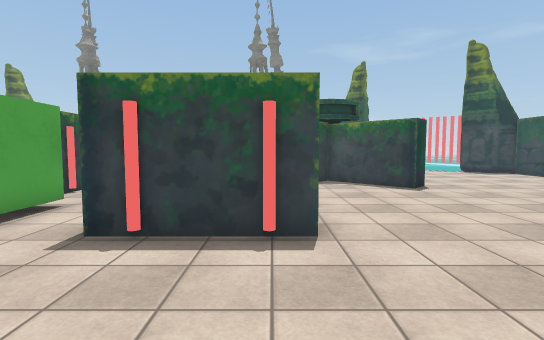
[1] (above)

24 first-person views from a walk through a Unity game level. The camera is 1.4 m above the floor, tilts 4° down and sees 85° across. The floor is counted in squares, 1 m on a side. Each view is taken from the middle of a square. On the plan, view 1 faces up. The plan holds only what a view shows up to about 14 squares ahead; the rest is blank. The place goes on beyond the plan. Some surface patterns are stand-ins.

[2]
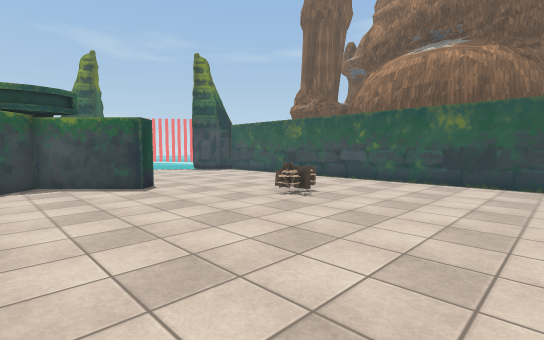

[3]
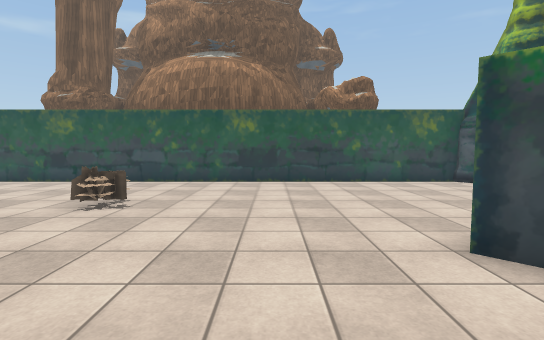

[4]
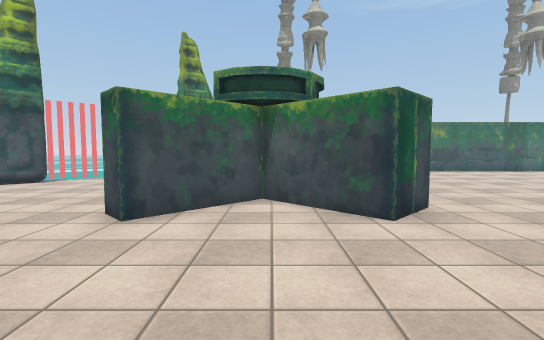

[5]
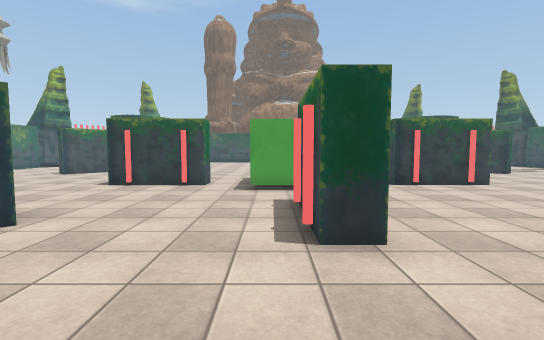

[6]
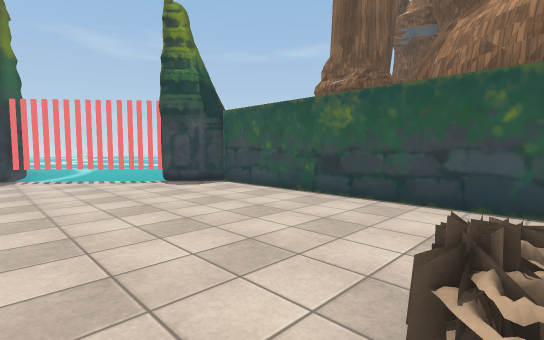

[7]
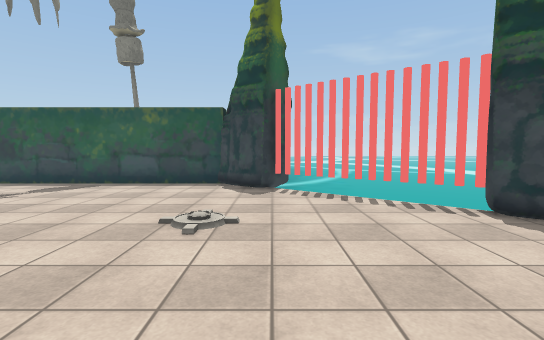

[8]
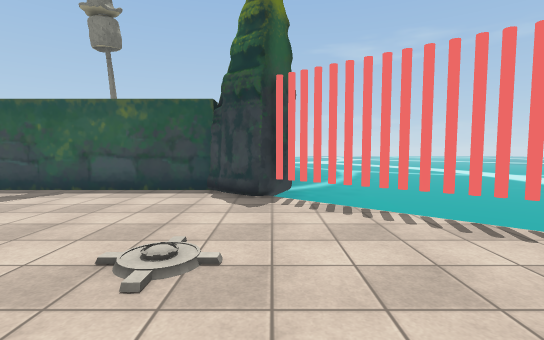

[9]
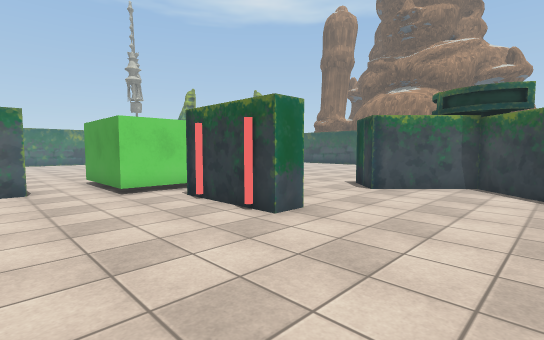

[10]
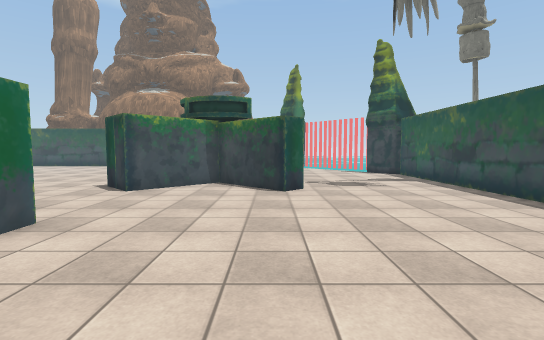

[11]
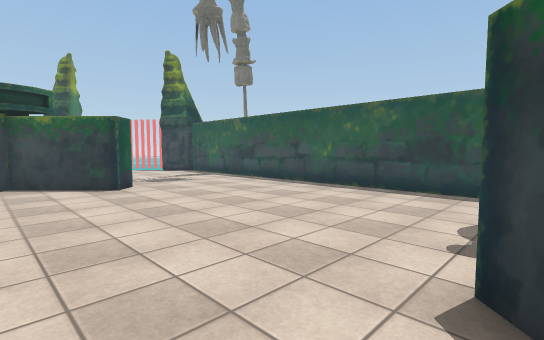

[12]
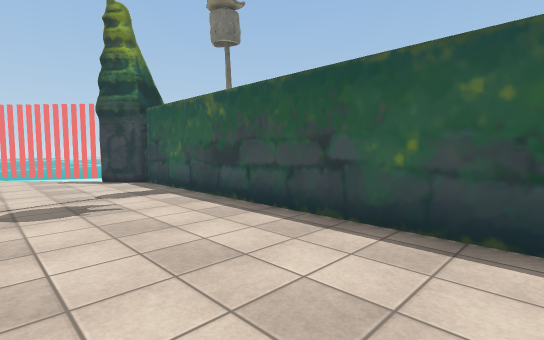

[13]
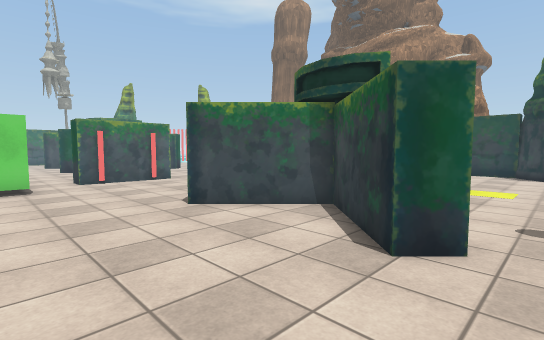

[14]
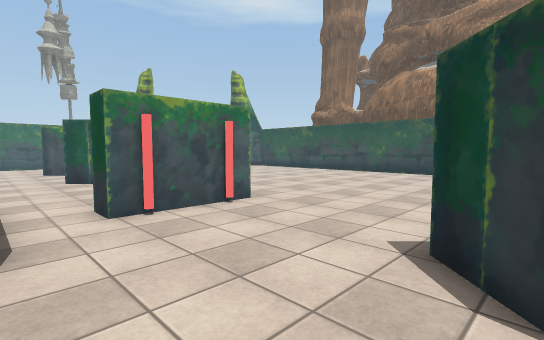

[15]
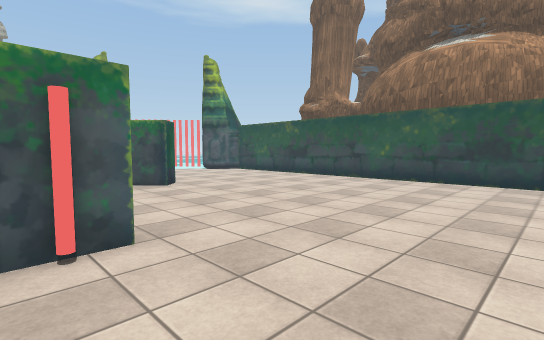

[16]
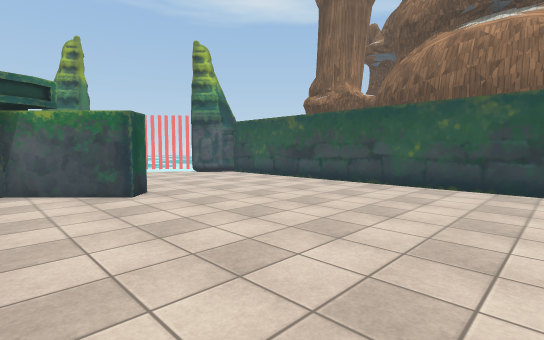

[17]
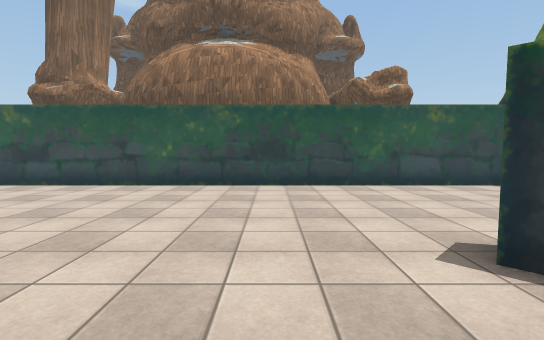

[18]
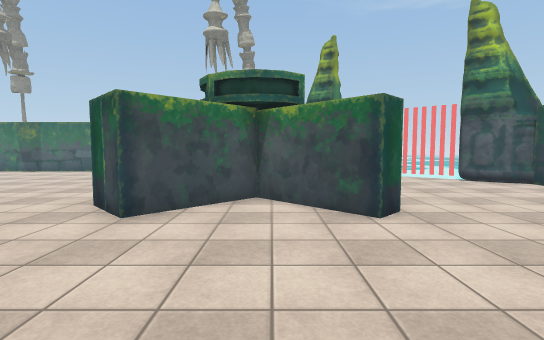

[19]
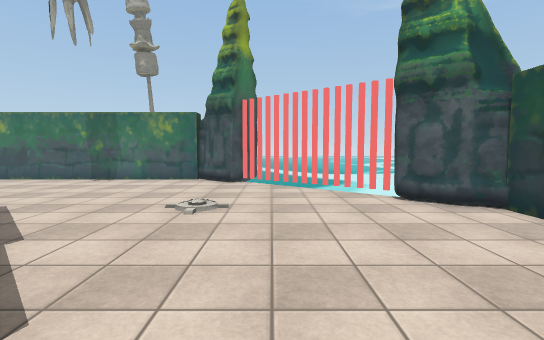

[20]
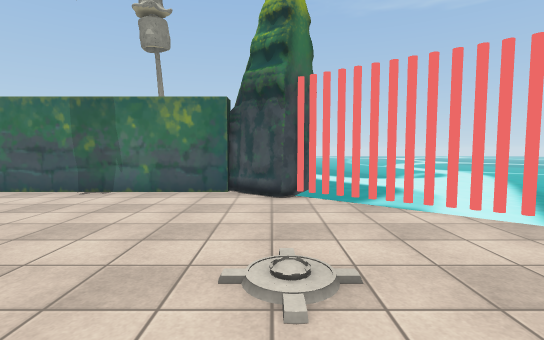

[21]
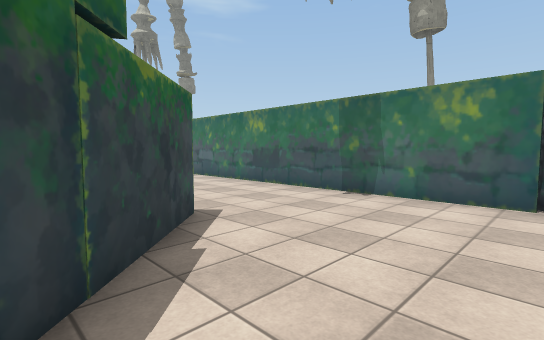

[22]
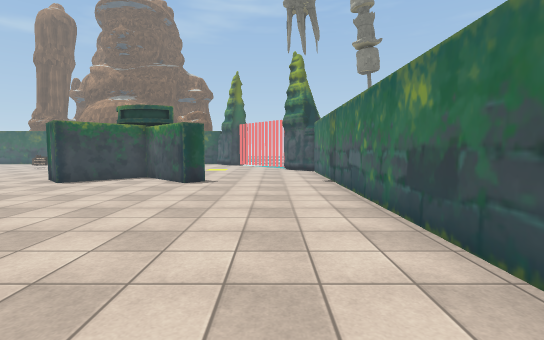

[23]
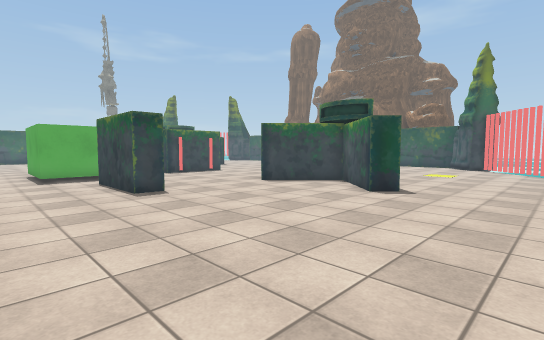

[24]
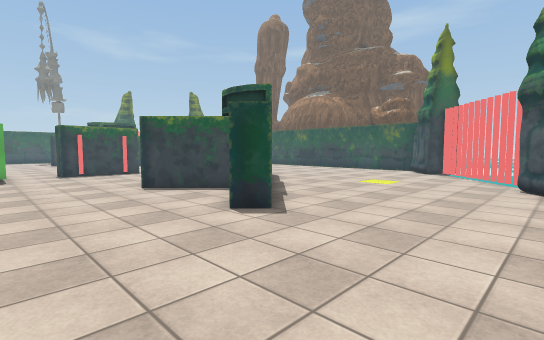

### Floor plan
Key: @ floor where view 1 was taken; # wall or solid block; . floor; ≈ liquid the walk keeps out of; C red cylinder; O other object.
Columns run from 29 left of view 1 to 16 right of it. Each row starts with its distance up from view 1.
 25                                         ≈≈≈≈≈≈
 24          ########################### ≈   ≈≈≈≈≈
 23         O#.........................##≈    ≈≈≈
 22        O≈............................O     ≈≈
 21      OO...............................OO
 20     OO.................................OO
 19           .................. ...........OO
 18   ###........... O..........  ...........##
 17   #...........  OO..........#  ....O......##
 16   #.....      OOO...........    ...........#
 15   #...         O...........   OO ..........#
 14   #.....       #.............     .........#
 13   #......      ##...........   #OO ........#
 12   #.......      ##....#C....   ..O ........#
 11   #.......##   .#.....#.....  ....OO.......#
 10   #...................#C..... .............#
  9   #...................#....................#
  8   #........................................#
  7   #.................OOOOO............O.....#
  6   #............C.C..O   O.####.......OO....#
  5   #............####.O   O.#C#C.............#
  4   #............   ..O   O..................#
  3   #.............  ..OOOO...................#
  2   #.............. .........................#
  1   #...................#C...................#
  0   #...................#......@.............#
 -1   #........O....#.....#.....##....#O.......#
 -2   #.......OOO..###....#C...O###..##........#
 -3   #  ...... OO##  ..........######  .......#
 -4     ........OO#  ............## O.. .......#
 -5    .......... #O .............O ...........#
 -6   #...........##  ...........OO...........##
 -7   ##......O....## .........OO ...........##
 -8    ##...........##..........O............#
 -9     OO..................................OO
-10      OO................................O
-11       OO..............................O
-12         O..........................##O
-13   ≈≈     ###......................
-14  ≈≈≈≈    #####################
-15 ≈≈≈≈≈≈

Where each view was taken, in squares from view 1:
view 1: 0 up, 0 right, facing up
view 2: 0 up, 1 right, facing up-right
view 3: 2 up, 1 right, facing right
view 4: 5 up, 2 right, facing down
view 5: 4 up, 5 right, facing left
view 6: 6 up, 6 right, facing up-right
view 7: 12 up, 7 right, facing up
view 8: 14 up, 7 right, facing up
view 9: 17 up, 2 left, facing down-left
view 10: 17 up, 2 left, facing left
view 11: 14 up, 1 left, facing up-left
view 12: 19 up, 6 left, facing up-left
view 13: 19 up, 8 left, facing down-left
view 14: 12 up, 9 left, facing down-left
view 15: 10 up, 13 left, facing down-left
view 16: 8 up, 15 left, facing down-left
view 17: 8 up, 15 left, facing left
view 18: 5 up, 16 left, facing down
view 19: 0 up, 21 left, facing down
view 20: 4 down, 19 left, facing down
view 21: 5 down, 18 left, facing down-right
view 22: 11 down, 14 left, facing right
view 23: 12 down, 11 left, facing up-right
view 24: 13 down, 6 left, facing up-right
